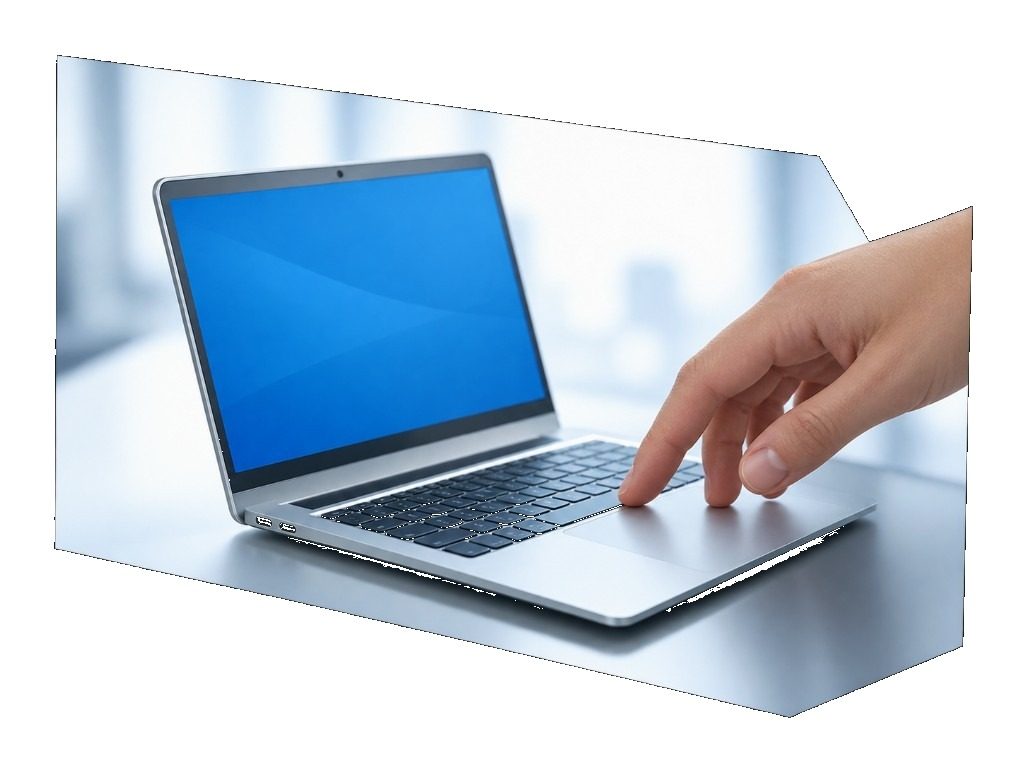
#> input picture assets/service-aiweb-photo.jpg, 1024 x 768 px
$ python _an.py assets/service-aiweb-photo.jpg
#> lines starting #> are read from the running program, lines starting #| are printed output that depends on the picture; after the words box and inside, x2 and y2 are one past the last pixel; in counts of white or black regions, pixels touching at a corner belong together
from PIL import Image
import sys, numpy as np
p=sys.argv[1]
im=Image.open(p).convert("RGB")
#> im is the input picture: PIL image 1024x768 RGB; mean R, G, B 191.3, 205.5, 219.3
a=np.asarray(im).astype(int)
print("size",im.size)
#| size (1024, 768)
h,w,_=a.shape
#> h = 768; w = 1024
# non-white mask
nz = (a.max(axis=2)-a.min(axis=2) > 18) | (a.sum(axis=2) < 700)
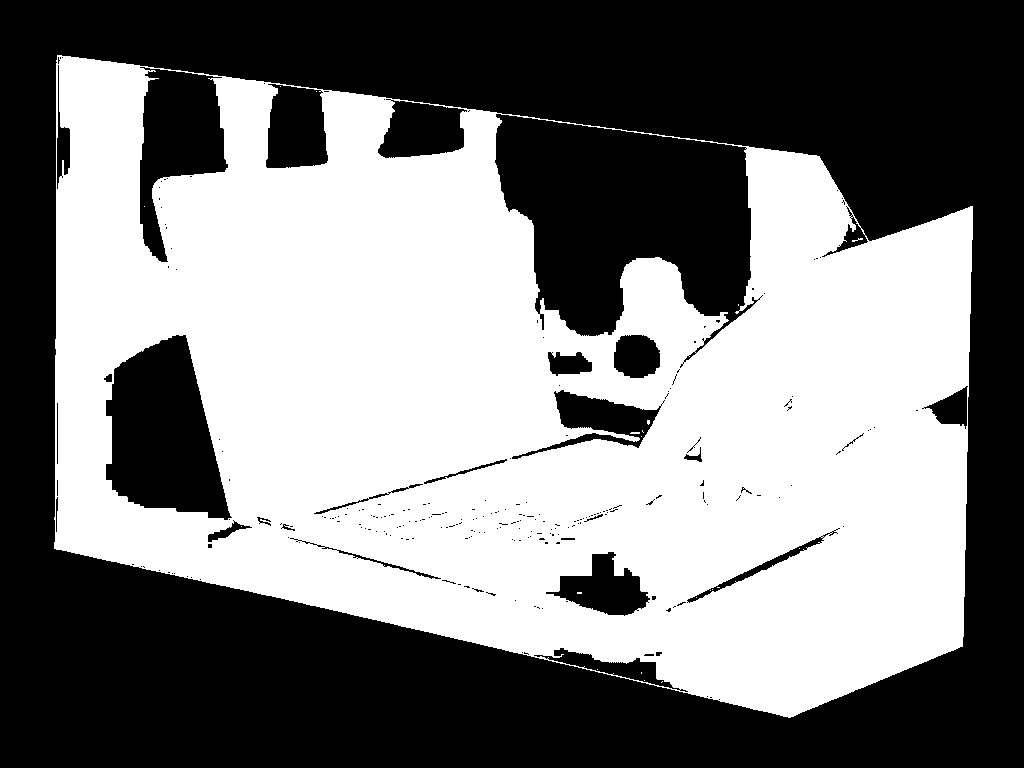
#> nz: shape (768, 1024) bool; 48.9% white; 21 white regions (20 under 20 px), largest, box (x1, y1, x2, y2) and area: (54, 55, 973, 718) 384540
def band(y0,y1,label):
#> called with y0 = 0, y1 = 768, label = 'ALL'
    m=nz[y0:y1]
    cols=m.sum(axis=0)
#> cols = 1024 values, max 559 at index 777, min 0 at index 0, mean 375.6
    xs=np.where(cols>3)[0]
#> xs = 919 values from 54 to 972
    rows=m.sum(axis=1)
#> rows = 768 values, max 897 at index 520, min 0 at index 0, mean 500.8
    ys=np.where(rows>3)[0]
#> ys = 662 values from 55 to 716
    print(label,"x",xs.min() if len(xs) else None, xs.max() if len(xs) else None,
          "y",(ys.min()+y0) if len(ys) else None,(ys.max()+y0) if len(ys) else None)
#| ALL x 54 972 y 55 716
    return cols
cols=band(0,h,"ALL")
# print column profile coarse
for y0,y1,lab in [(0,int(h*0.45),"hero"),(int(h*0.45),int(h*0.72),"pair"),(int(h*0.72),h,"trio")]:
    band(y0,y1,lab)
#> this loop made 3 passes
#| hero x 55 972 y 55 344
#| pair x 54 969 y 345 551
#| trio x 84 964 y 552 716
#> pass 1, in band (call 2), `m=nz[y0:y1]`:
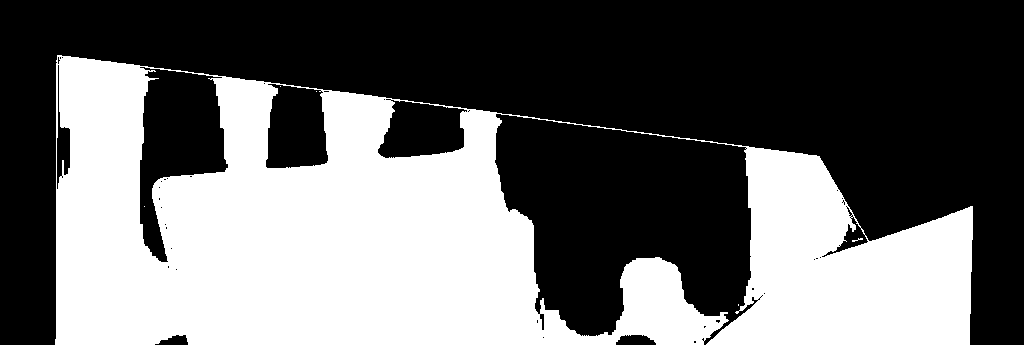
#> m: shape (345, 1024) bool; 40.8% white; 6 white regions (5 under 20 px), largest, box (x1, y1, x2, y2) and area: (55, 55, 973, 345) 144103
#> pass 2, in band (call 3), `m=nz[y0:y1]`:
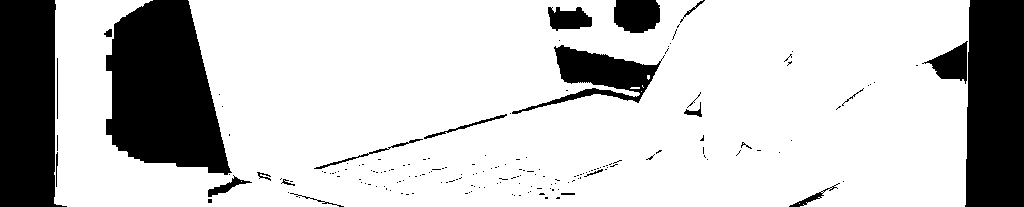
#> m: shape (207, 1024) bool; 77.8% white; 181 black regions (157 under 20 px), largest, box (x1, y1, x2, y2) and area: (106, 0, 232, 175) 15398, (965, 0, 1024, 207) 11683, (0, 0, 67, 207) 11401
#> pass 3, in band (call 4), `m=nz[y0:y1]`:
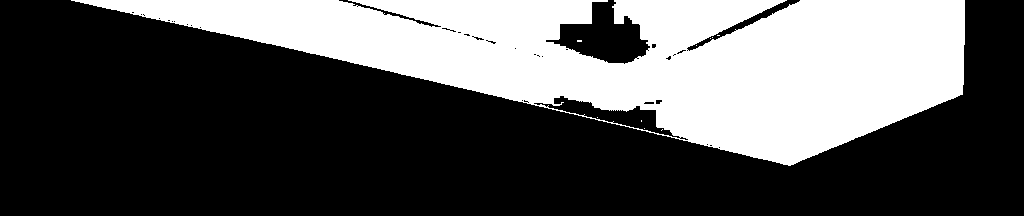
#> m: shape (216, 1024) bool; 34.1% white; 10 white regions (9 under 20 px), largest, box (x1, y1, x2, y2) and area: (71, 0, 965, 166) 75466

$ run again, on assets/contact-visual.jpg
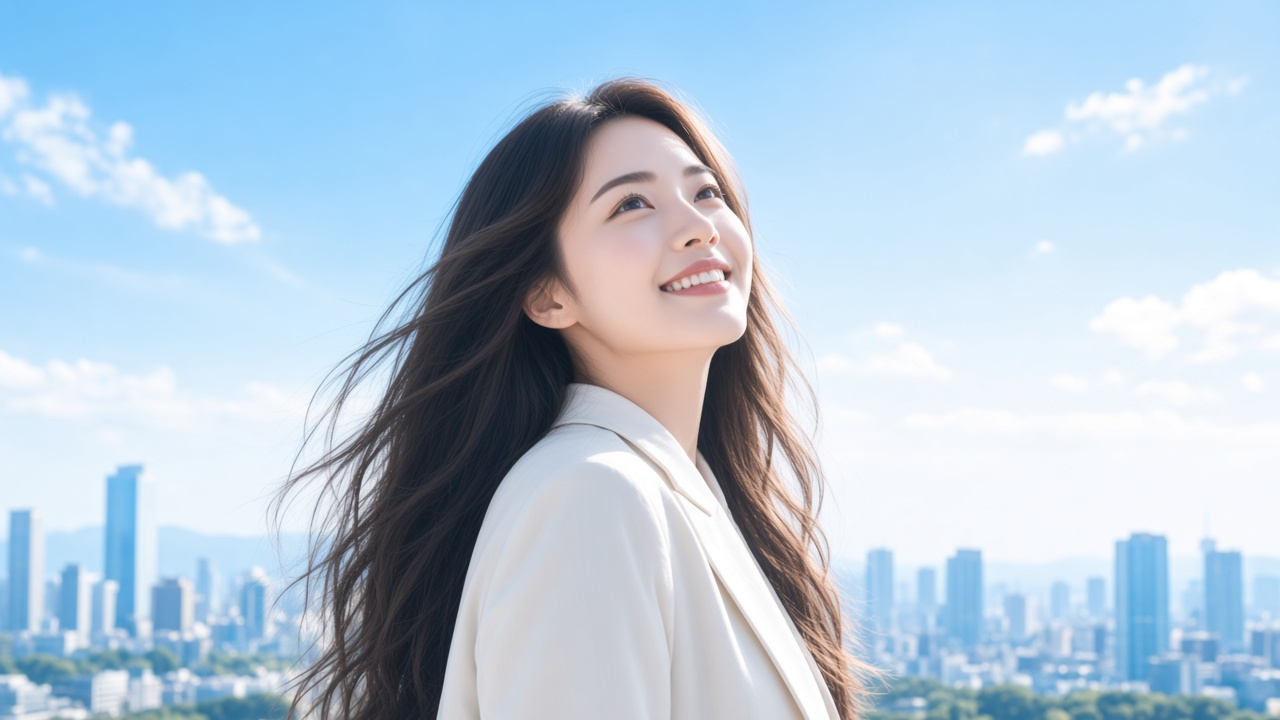
#> input picture assets/contact-visual.jpg, 1280 x 720 px
#> im is the input picture: PIL image 1280x720 RGB; mean R, G, B 179.9, 200.1, 217.3
#| size (1280, 720)
#> `nz = (a.max(axis=2)-a.min(axis=2) > 18) | (a.sum(axis=2) < 700)`:
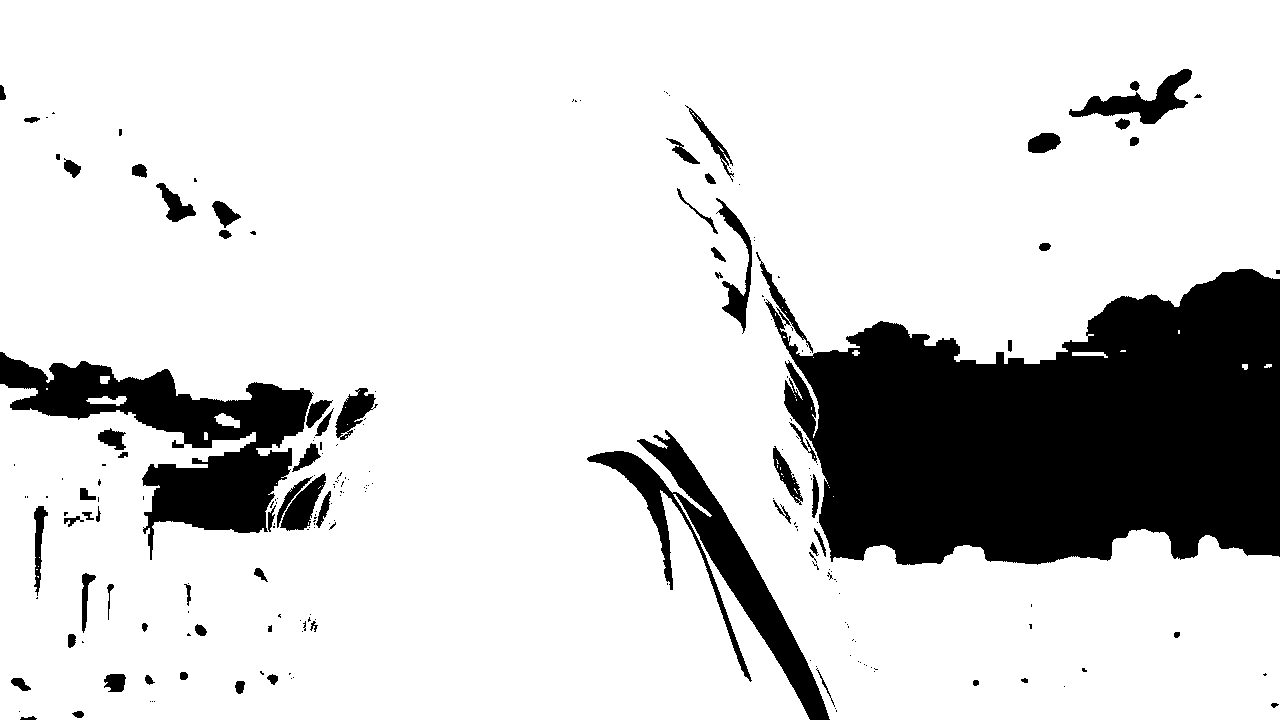
#> nz: shape (720, 1280) bool; 82.7% white; 213 black regions (142 under 20 px), largest, box (x1, y1, x2, y2) and area: (756, 252, 1280, 565) 108482, (0, 352, 314, 560) 22653, (587, 430, 830, 720) 12596
#> in band, `cols=m.sum(axis=0)`: cols = 1280 values, max 720 at index 378, min 432 at index 1174, mean 595.3
#> xs = 1280 values from 0 to 1279
#> rows = 720 values, max 1280 at index 0, min 443 at index 404, mean 1058.3
#> ys = 720 values from 0 to 719
#| ALL x 0 1279 y 0 719
#> the loop `for y0,y1,lab in [(0,int(h*0.45),"hero"),(int(h*0.45),int(h*0.72),"pai..` made 3 passes
#| hero x 0 1279 y 0 323
#| pair x 0 1269 y 324 517
#| trio x 0 1279 y 518 719
#> pass 3, in band (call 4), `m=nz[y0:y1]`:
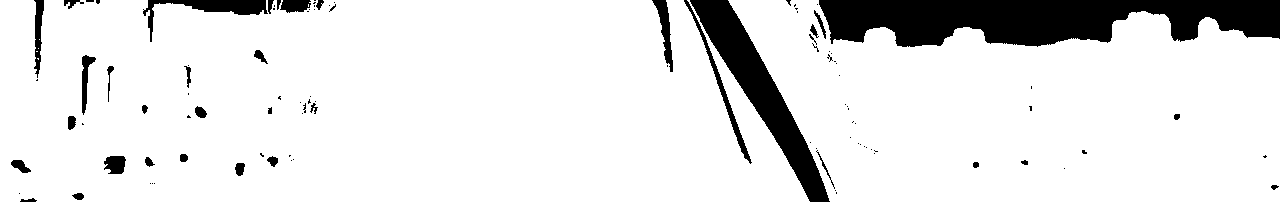
#> m: shape (202, 1280) bool; 89% white; 104 black regions (68 under 20 px), largest, box (x1, y1, x2, y2) and area: (819, 0, 1280, 47) 15860, (690, 0, 830, 202) 6658, (143, 0, 268, 42) 1283

$ run again, on assets/hero-services.jpg
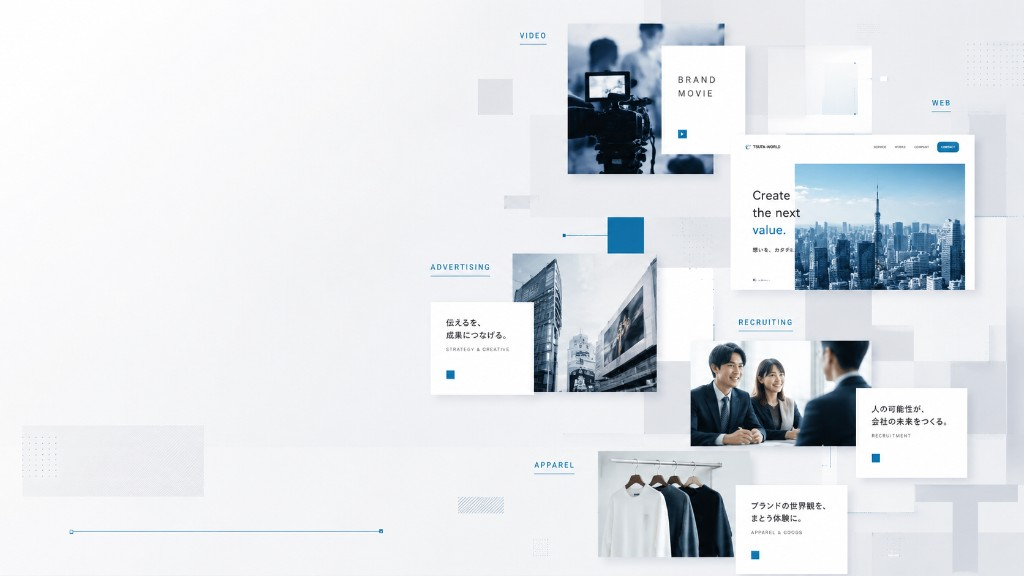
#> input picture assets/hero-services.jpg, 1024 x 576 px
#> im is the input picture: PIL image 1024x576 RGB; mean R, G, B 223.4, 227.1, 231.4
#| size (1024, 576)
#> `nz = (a.max(axis=2)-a.min(axis=2) > 18) | (a.sum(axis=2) < 700)`:
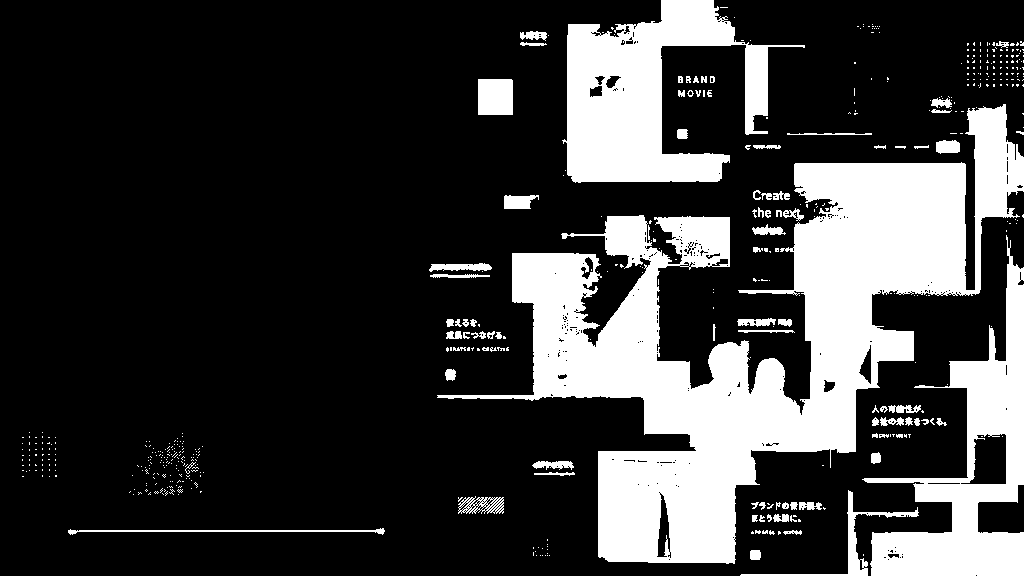
#> nz: shape (576, 1024) bool; 23% white; 526 white regions (439 under 20 px), largest, box (x1, y1, x2, y2) and area: (437, 104, 1024, 564) 85913, (562, 0, 805, 183) 21094, (862, 235, 1024, 576) 17713
#> in band, `cols=m.sum(axis=0)`: cols = 1024 values, max 476 at index 644, min 0 at index 0, mean 132.4
#> xs = 673 values from 22 to 1023
#> rows = 576 values, max 512 at index 531, min 53 at index 0, mean 235.4
#> ys = 576 values from 0 to 575
#| ALL x 22 1023 y 0 575
#> the loop `for y0,y1,lab in [(0,int(h*0.45),"hero"),(int(h*0.45),int(h*0.72),"pai..` made 3 passes
#| hero x 478 1023 y 0 258
#| pair x 430 1023 y 259 413
#| trio x 22 1023 y 414 575
#> pass 3, in band (call 4), `m=nz[y0:y1]`:
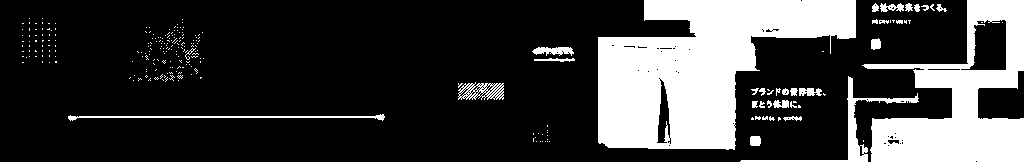
#> m: shape (162, 1024) bool; 23.7% white; 253 white regions (222 under 20 px), largest, box (x1, y1, x2, y2) and area: (598, 0, 856, 150) 22536, (862, 0, 1024, 162) 12235, (740, 76, 919, 162) 1241
